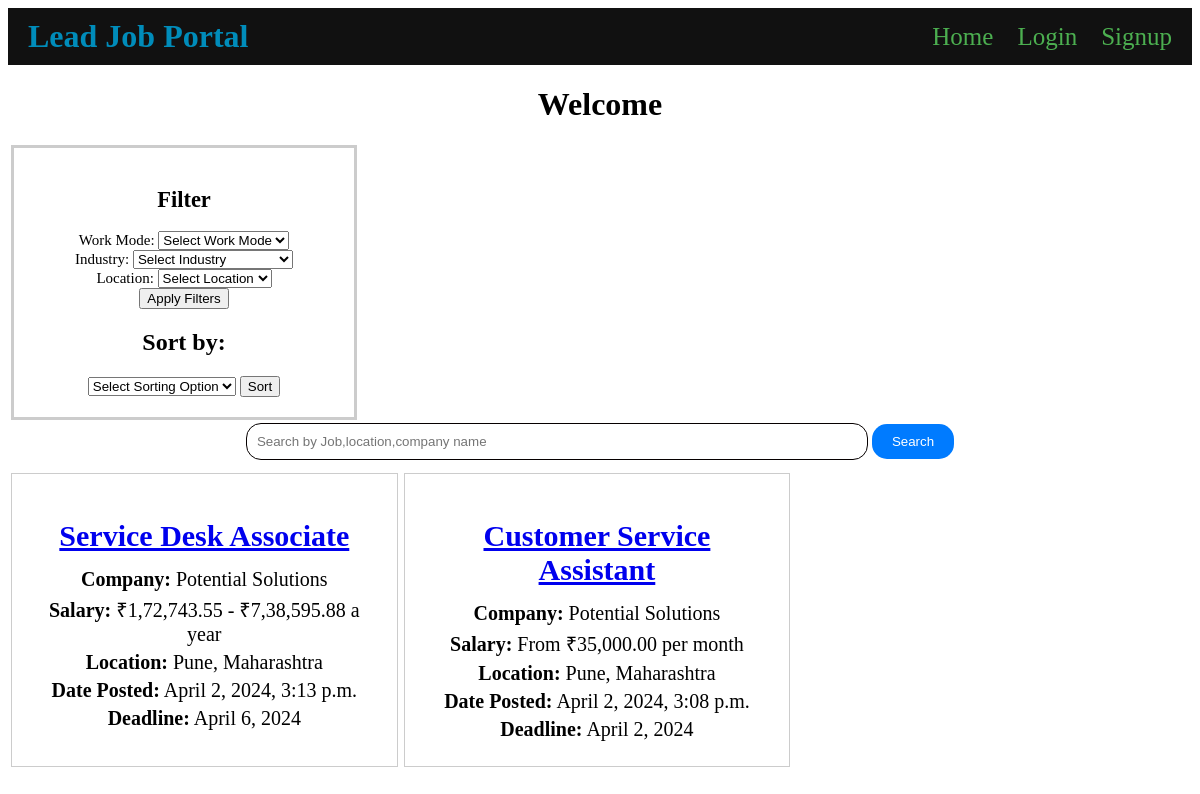
Before: / with the older database file.
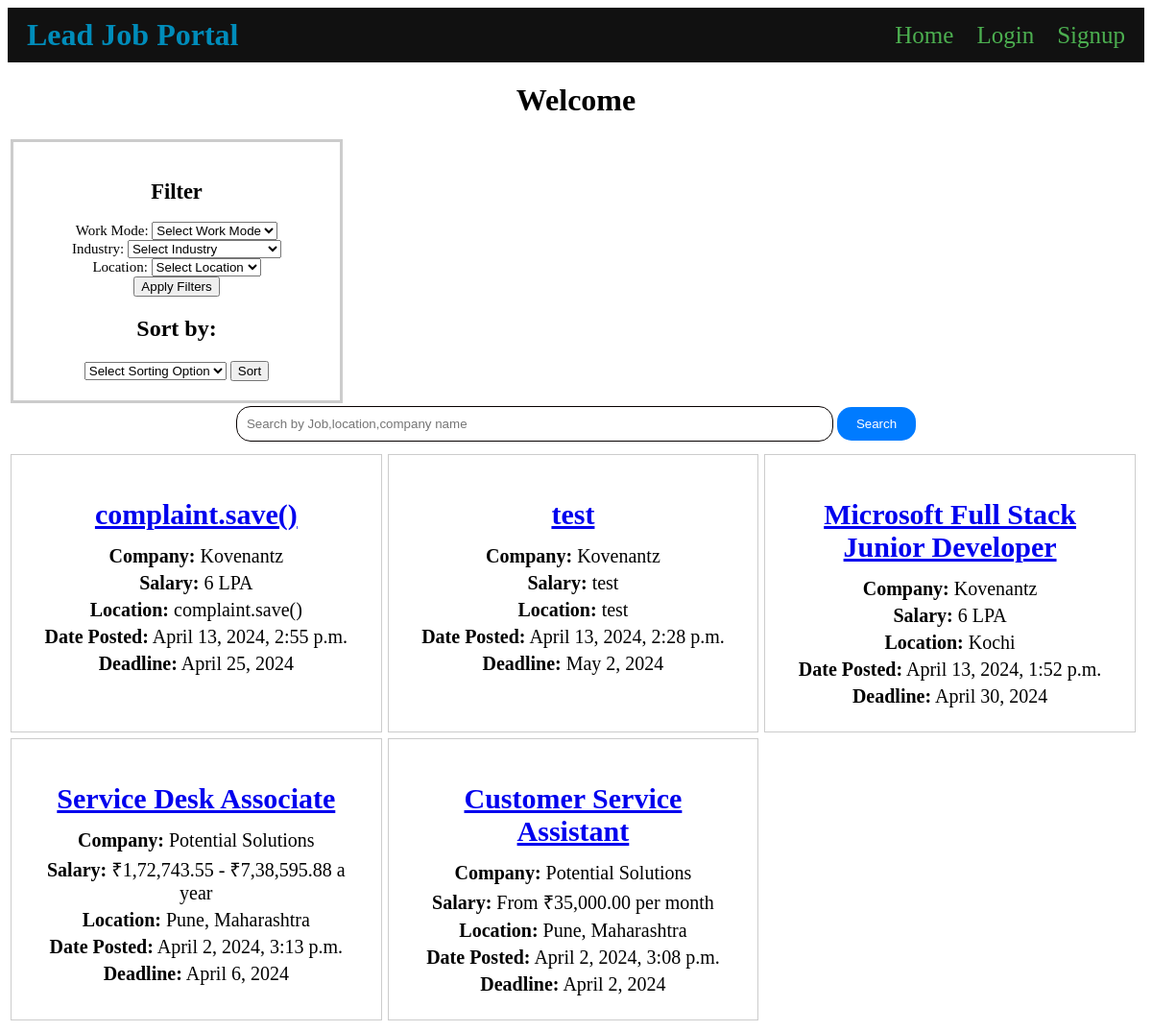
After: the same page with the newer database file.
### employeer/models.py (models this page shows, shortened)
class Job(models.Model):
    company_name = models.ForeignKey(Company, on_delete=models.CASCADE)
    user = models.ForeignKey(User, on_delete=models.CASCADE, null=True, blank=True)
    user_email = models.EmailField(blank=True)
    title = models.CharField(max_length=100)
    description = models.TextField()
    required_qualifications = models.TextField()
    desired_qualifications = models.TextField()
    responsibilities = models.TextField()
    application_deadline = models.DateField()
    salary_range = models.CharField(max_length=100)
    location = models.CharField(max_length=100)
    date_added = models.DateTimeField(default=timezone.now)
    employment_type = models.CharField(max_length=20, choices=[('work_from_home', 'Work From Home'), ('work_from_office', 'Work From Office'), ('hybrid', 'Hybrid')])
    company_benefits = models.TextField()
    how_to_apply = models.TextField()
    other_information = models.TextField()
    industry_type = [
        ('IT', 'Information Technology'),
        ('Healthcare', 'Healthcare'),
        ('Finance', 'Finance'),
        ('Education', 'Education'),
        ('Manufacturing', 'Manufacturing'),
    ]
    industry = models.CharField(max_length=20, choices=industry_type,default='IT')

### users/models.py (models this page shows)
class Company(models.Model):
    user = models.OneToOneField(User, on_delete=models.CASCADE)
    company_name = models.CharField(max_length=100, blank=True)
    company_website = models.URLField(blank=True)
    DESIGNATION_CHOICES = [
        ('hr', 'HR'),
        ('manager', 'Manager'),
        ('ceo', 'CEO')
    ]
    designation = models.CharField(max_length=20, choices=DESIGNATION_CHOICES, default='hr')
    def __str__(self):
        return self.company_name

### users/views.py (the view, shortened to what this page needs)
# urls.py: path('', views.homepage, name='home'),
def homepage(request):
    job_listings = Job.objects.all()
    employment_type = request.GET.get('employment_type')
    industry = request.GET.get('industry')
    location = request.GET.get('location')
    search_query = request.GET.get('search')
    sort_by = request.GET.get('sort_by')
    if employment_type:
        job_listings = job_listings.filter(employment_type=employment_type)
    if industry:
        job_listings = job_listings.filter(industry=industry)
    if location:
        job_listings = job_listings.filter(location=location)
    if sort_by == 'within_12_hours':
        job_listings = job_listings.filter(date_added__gte=timezone.now() - timedelta(hours=2))
    elif sort_by == 'within_24_hours':
        job_listings = job_listings.filter(date_added__gte=timezone.now() - timedelta(days=1))
    elif sort_by == 'within_7_days':
        job_listings = job_listings.filter(date_added__gte=timezone.now() - timedelta(days=7))
    elif sort_by == 'within_1_month':
        job_listings = job_listings.filter(date_added__gte=timezone.now() - timedelta(days=30))
    job_listings = job_listings.order_by('-id')
    return render(request, 'users/homepage.html', {'job_listings': job_listings})

### users/templates/users/homepage.html (shortened to what this page needs)
{% include 'users/navbar.html' %}
<!DOCTYPE html>
<html lang="en">
<head>
</head>
<body>
    <div class="container1">
    <h1>Welcome</h1>
    <div class="filter-box-container">
    <div class="filter-box">
        <h2>Filter</h2>
        <form method="GET" action="{% url 'home' %}">
            <div class="form-group">
                <label for="employment_type">Work Mode:</label>
                <select name="employment_type" id="employment_type">
                    <option value="">Select Work Mode</option>
                </select>
            </div>
            <div class="form-group">
                <label for="industry">Industry:</label>
                <select name="industry" id="industry">
                    <option value="">Select Industry</option>
                </select>
            </div>
            <div class="form-group">
                <label for="location">Location:</label>
                <select name="location" id="location">
                    <option value="">Select Location </option>
                </select>
            </div>
            <button type="submit">Apply Filters</button>
        </form>
    </div>
    <div class="sort-box">
        <h2>Sort by:</h2>
        <form method="GET" action="{% url 'home' %}">
            <select name="sort_by" id="sort_by">
                <option value="">Select Sorting Option</option>
            </select>
            <button type="submit">Sort</button>
        </form>
    </div>
    </div>
    <form method="GET" action="{% url 'home' %}">
        <input type="text" name="search" placeholder="Search by Job,location,company name" class="search-box">
        <button type="submit" class="search-button">Search</button>
    </form>
<div class="job-listing-container">
    {% for job in job_listings %}
    <div class="job-listing">
        <h2>
            {% if request.user.is_authenticated %}
                <a href="{% url 'job_seeker:job_detail' job.id %}">{{ job.title }}</a>
            {% else %}
                <a href="{% url 'login' %}?next={{ request.path }}">{{ job.title }}</a>
            {% endif %}
        </h2>
        <p><strong>Company:</strong> {{ job.company_name }}</p>
        <p><strong>Salary:</strong> {{ job.salary_range }}</p>
        <p><strong>Location:</strong> {{ job.location }}</p>
        <p><strong>Date Posted:</strong> {{ job.date_added }}</p>
        <p><strong>Deadline:</strong> {{ job.application_deadline }}</p>
    </div>
    {% empty %}
    <p>No job listings available.</p>
    {% endfor %}
</div>
</div>
</body>
</html>

Changed rows visible on the page:
added Job: title "complaint.save()", company_name "Kovenantz", salary_range "6 LPA", location "complaint.save()", date_added "April 13, 2024, 2:55 p.m.", application_deadline "April 25, 2024"
added Job: title "test", company_name "Kovenantz", salary_range "test", location "test", date_added "April 13, 2024, 2:28 p.m.", application_deadline "May 2, 2024"
added Job: title "Microsoft Full Stack Junior Developer", company_name "Kovenantz", salary_range "6 LPA", location "Kochi", date_added "April 13, 2024, 1:52 p.m.", application_deadline "April 30, 2024"
